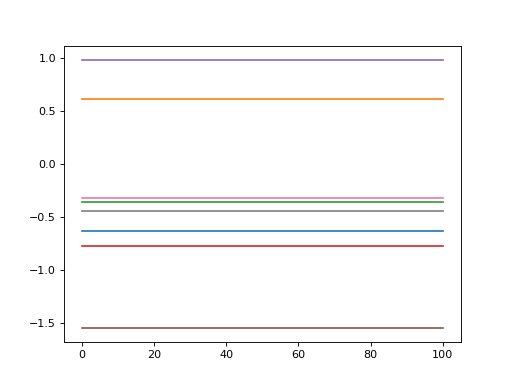

This chart was generated by the following Python code:
import power1d

noise   = power1d.noise.ConstantGaussian( J=8, Q=101, mu=0, sigma=1.0 )
noise.plot()
